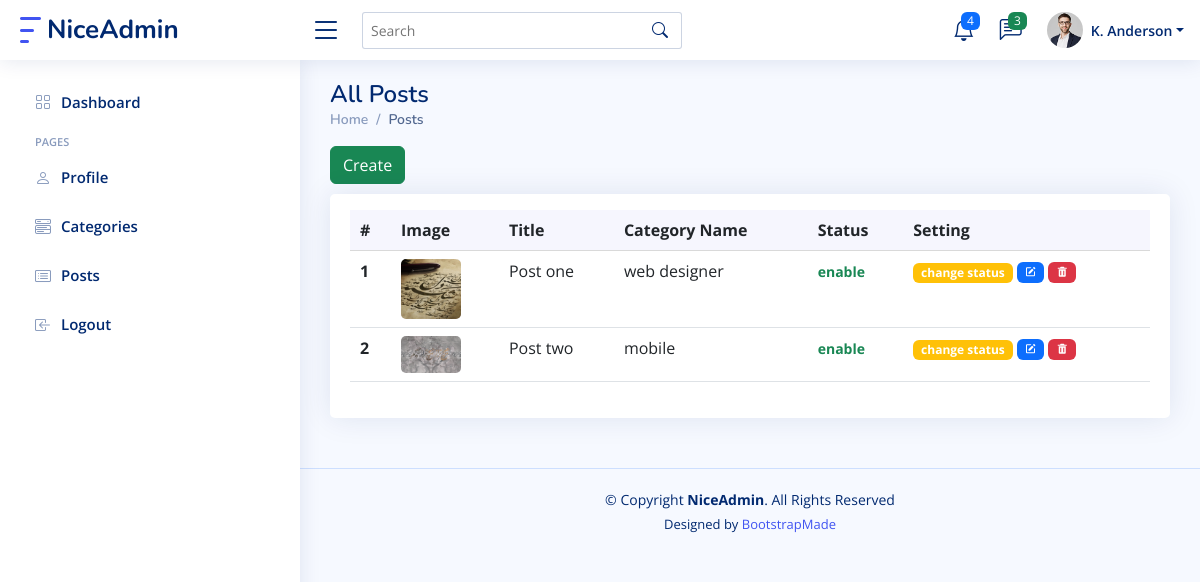
The page /admin/posts/index.php (signed in) on the database its author committed.
### tables this page shows
CREATE TABLE `posts` (
  `id` int NOT NULL,
  `title` varchar(255) NOT NULL,
  `category_id` int NOT NULL,
  `image` varchar(255) NOT NULL,
  `status` tinyint NOT NULL DEFAULT '1',
  `body` text NOT NULL,
  `created_at` datetime NOT NULL,
  `updated_at` datetime DEFAULT NULL
);

CREATE TABLE `categories` (
  `id` int NOT NULL,
  `name` varchar(255) NOT NULL,
  `parent_id` int DEFAULT NULL,
  `created_at` datetime NOT NULL,
  `updated_at` datetime DEFAULT NULL
);

### functions/helpers.php (called while the page is built, shortened)
<?php
function asset($file)
{
    return trim(BASE_URL,'/ '). '/'. trim($file, '/ ');
}
function url($url)
{
    return trim(BASE_URL,'/ '). '/'. trim($url, '/ ');
}

### admin/posts/index.php (the view, shortened to what this page needs)
<?php
require_once '../../functions/helpers.php';
?>
<!DOCTYPE html>
<html lang="en">
<?php require_once '../layout/head.php';?>
<body>
<?php require_once '../layout/header.php';?>
<?php require_once '../layout/sidebar.php';?>
<main id="main" class="main">
<div class="pagetitle">
  <h1>All Posts</h1>
  <nav>
    <ol class="breadcrumb">
      <li class="breadcrumb-item"><a href="index.html">Home</a></li>
      <li class="breadcrumb-item active">Posts</li>
    </ol>
  </nav>
  <a href="<?= url('admin/posts/create.php')?>" style="text-align: right;">
  <button type="button" class="btn btn-success">Create</button>
  </a>
</div>
<section class="section show-table">
  <div class="row">
    <div class="col-lg-12">
      <div class="card">
        <div class="card-body">
          <table class="table datatable datatable-table">
            <thead>
              <tr>
                <th scope="col">#</th>
                <th scope="col">Image</th>
                <th scope="col">Title</th>
                <th scope="col">Category Name</th>
                <th scope="col">Status</th>
                <th scope="col">Setting</th>
              </tr>
            </thead>
            <tbody>
                <?php
                global $pdo;
                $query="SELECT posts.*, categories.name as category_name FROM `posts` LEFT JOIN `categories` ON posts.category_id=categories.id";
                $statement= $pdo->prepare($query);
                $statement->execute();
                $posts=$statement->fetchAll();
                $count=1;
                foreach($posts as $post){?>
                    <tr>
                        <th scope="row"><?=$count?></th>
                        <td>
                           <a href="#"><img src="<?= asset($post->image)?>" alt=""></a>
                        </td>
                        <td><?= $post->title?></td>
                        <td><?= $post->category_name?></td>
                        <td>
                            <?php
                            if($post->status == 1){
                               echo '<span class="text-success small pt-1 fw-bold">enable</span>';
                            }else{
                                echo '<span class="text-danger small pt-1 fw-bold">disable</span>';
                            }
                            ?>
                        </td>
                        <td>
                            <a href="<?= url('admin/posts/change-status.php?postID='.$post->id)?>">
                            <span class="badge bg-warning">change status</span>
                            </a>
                            <a href="<?= url('admin/posts/edit.php?postID='.$post->id)?>">
                                <span class="badge bg-primary"><i class="bx bxs-edit"></i></span>
                            </a>
                            <a href="<?= url('admin/posts/delete.php?postID='.$post->id)?>">
                            <span class="badge bg-danger"><i class="bx bxs-trash"></i></span>
                            </a>
                        </td>
                    </tr>
                <?php
                $count++;
                }
                ?>
            </tbody>
          </table>
        </div>
      </div>
    </div>
  </div>
</section>
</main>
 <?php require_once '../layout/footer.php';?>
</body>
</html>

### assets/admin/css/style.css (style rules this page uses)
:root { scroll-behavior: smooth; }
body { font-family: "Open Sans", sans-serif; background: #f6f9ff; color: #444444; }
a { color: #4154f1; text-decoration: none; }
h1, h2, h3, h4, h5, h6 { font-family: "Nunito", sans-serif; }
#main { margin-top: 60px; padding: 20px 30px; transition: all 0.3s; }
.pagetitle { margin-bottom: 10px; }
.pagetitle h1 { font-size: 24px; margin-bottom: 0; font-weight: 600; color: #012970; }
.card { margin-bottom: 30px; border: none; border-radius: 5px; box-shadow: 0px 0 30px rgba(1, 41, 112, 0.1); }
.card-body { padding: 0 20px 20px 20px; }
.breadcrumb { font-size: 14px; font-family: "Nunito", sans-serif; color: #899bbd; font-weight: 600; }
.breadcrumb a { color: #899bbd; transition: 0.3s; }
.breadcrumb .breadcrumb-item::before { color: #899bbd; }
.breadcrumb .active { color: #51678f; font-weight: 600; }
@media (min-width: 1200px) { #main, #footer { margin-left: 300px; } }
.show-table .datatable-table img { border-radius: 5px; max-width: 60px; }
.dashboard .recent-sales .table thead,.table thead { background: #f6f6fe; }

### rows shown on the page
posts: image (picture), title "Post one", category.name "web designer", status "enable"
posts: image (picture), title "Post two", category.name "mobile", status "enable"
